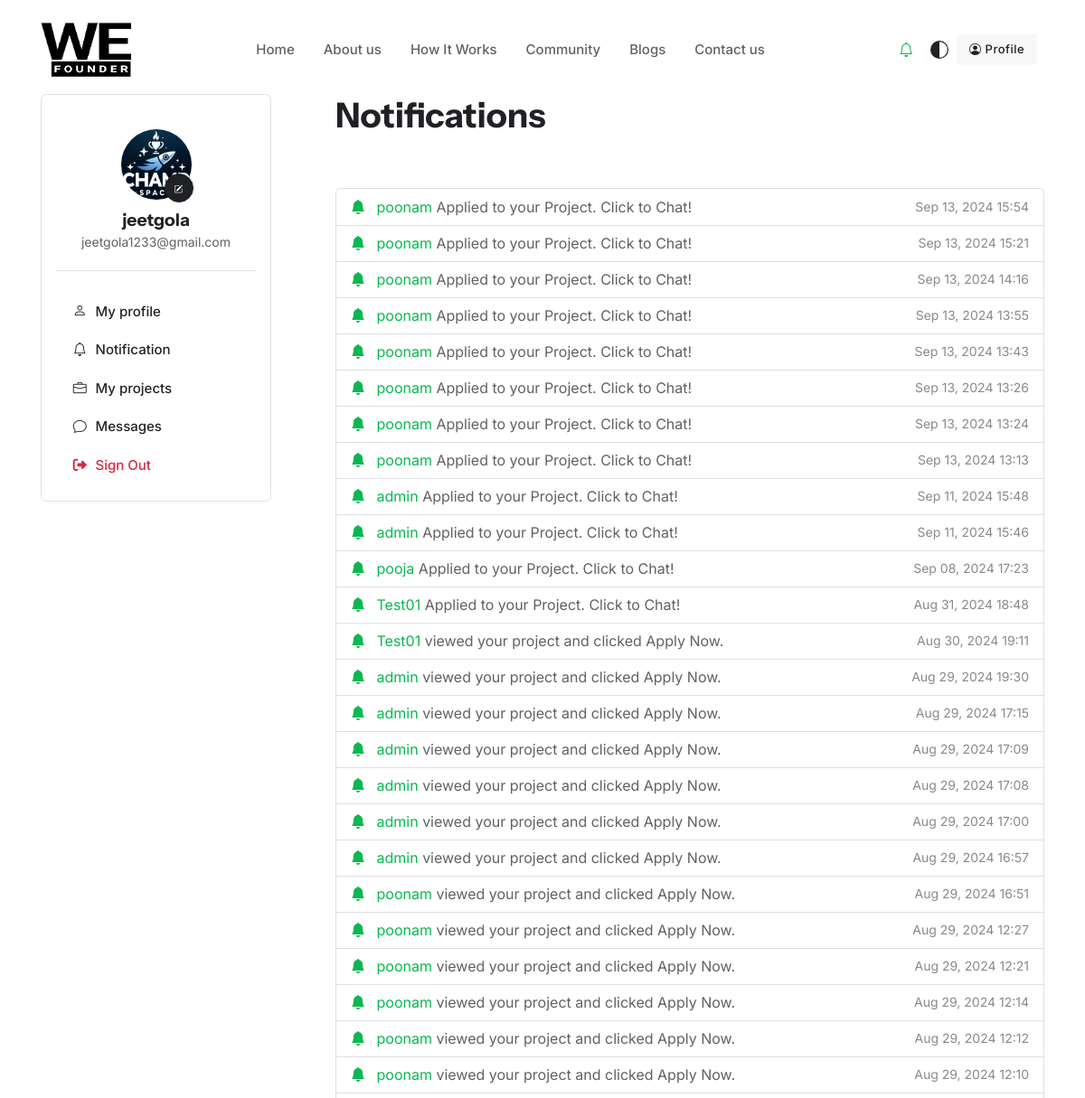
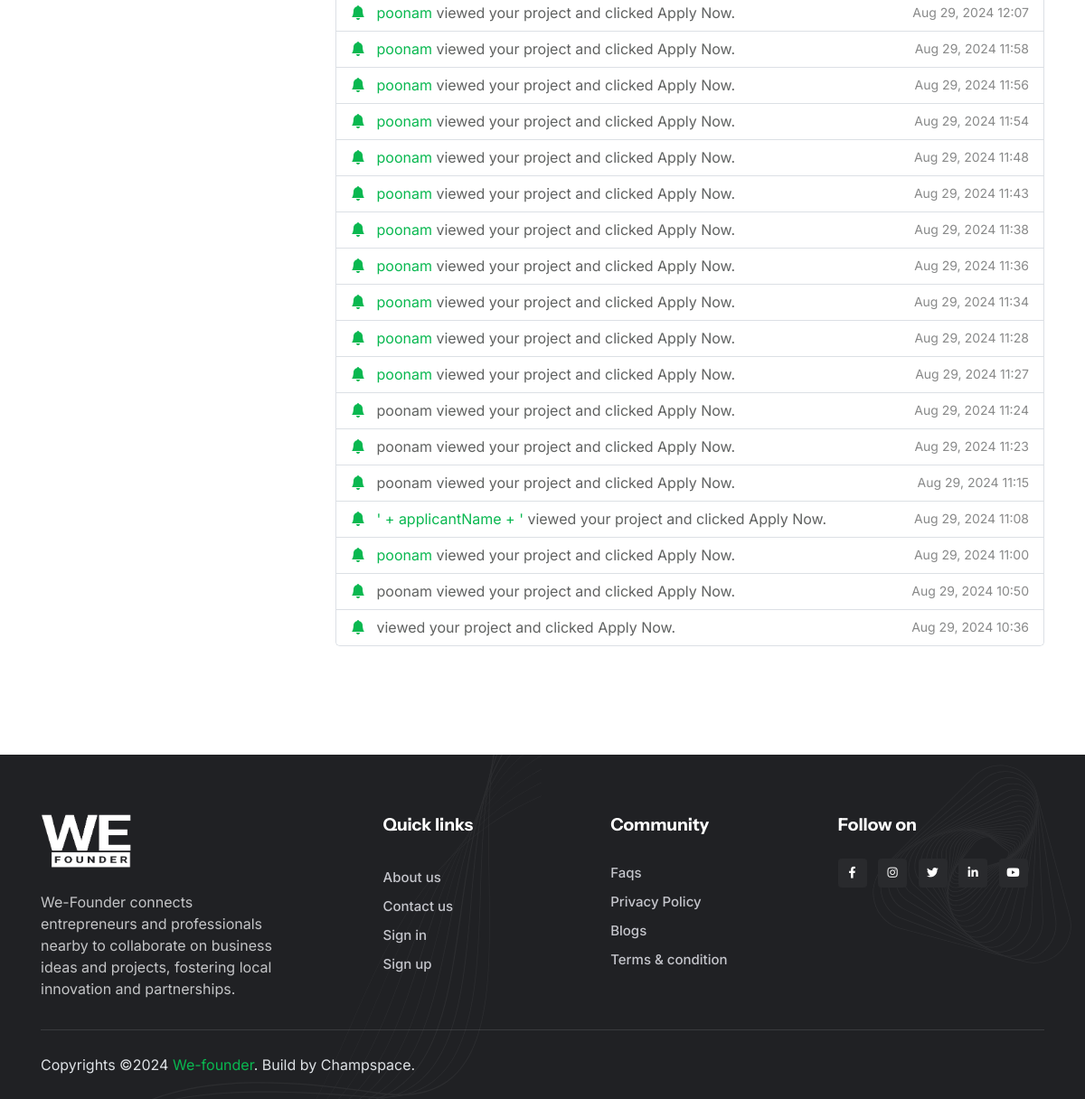
/user/account-notification/ (signed in), run on an earlier commit of the app's database (2 pictures, top to bottom).
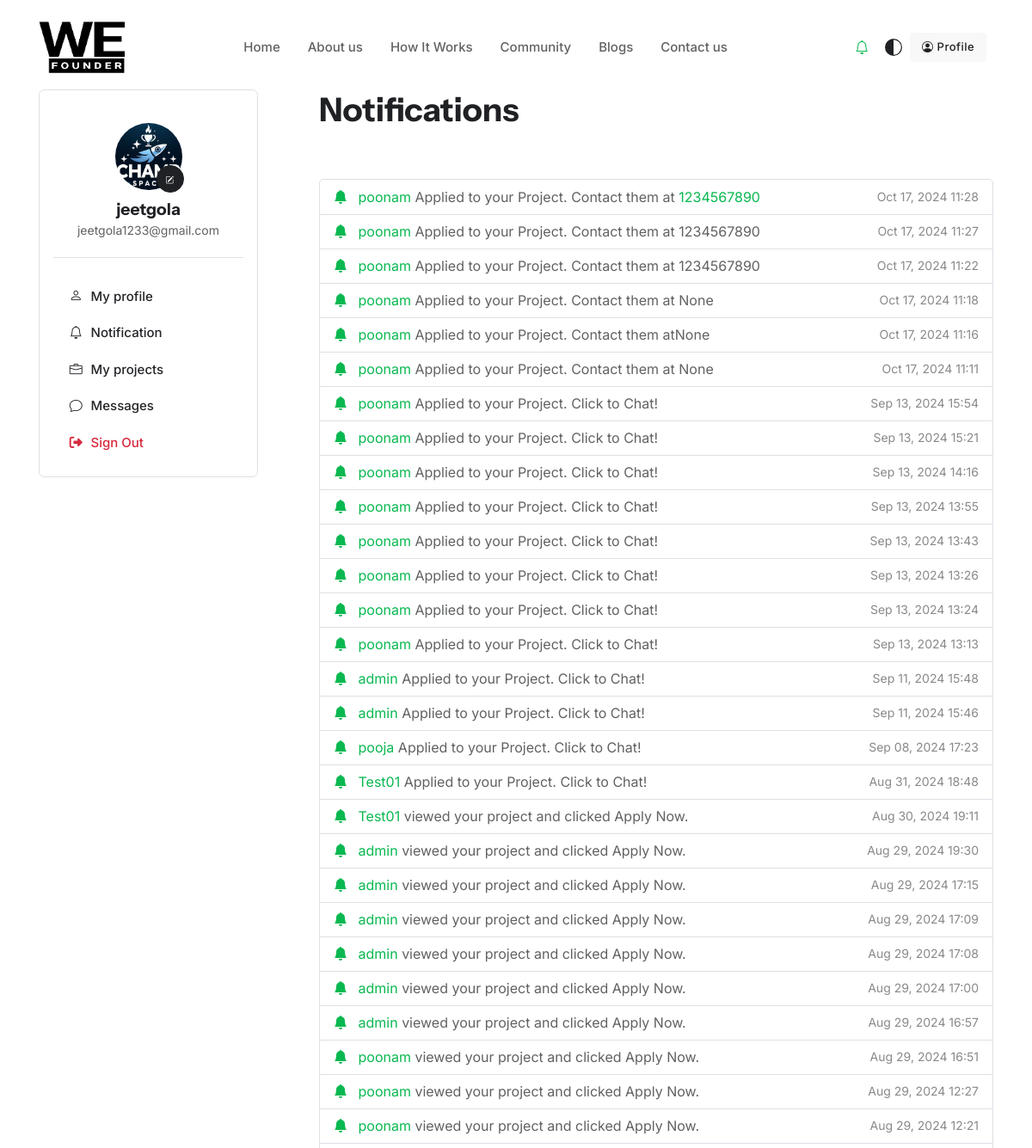
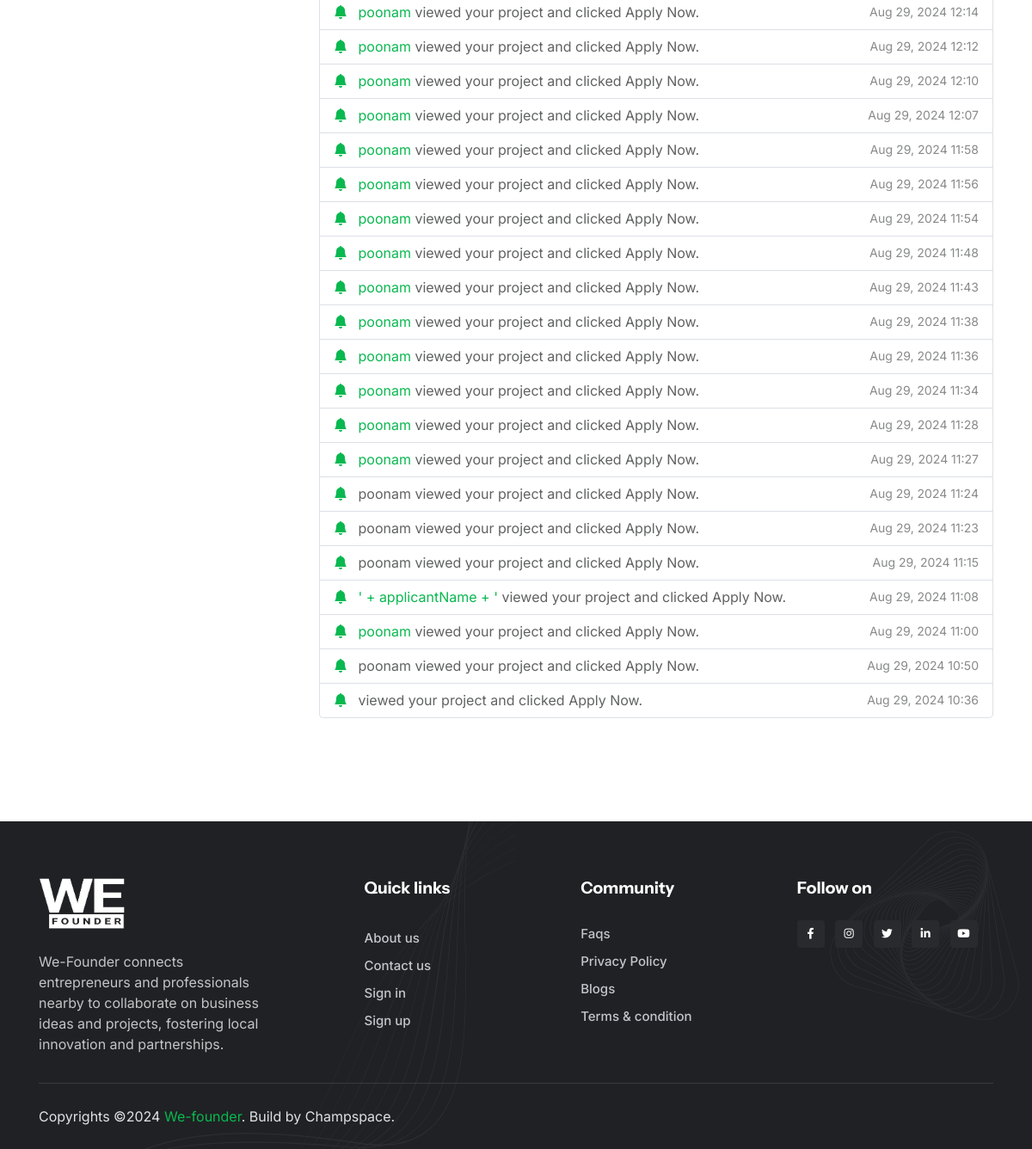
And on a later commit of the database (2 pictures, top to bottom).
### user_account/models.py (models this page shows, shortened)
class CustomUser(AbstractUser):
    full_name=models.CharField(max_length=100,blank=False, null=False)
    role = models.CharField(max_length=100, default='Fresher')
    sector = models.CharField(max_length=100)
    city = models.CharField(max_length=100)
    zip_code = models.CharField(max_length=20)
    cv = models.FileField(upload_to='cv/',null=True,blank=True)
    skills_expertise = models.TextField()
    profile_image = models.ImageField(upload_to='profile/', default='../static/theme-assets/images/avatar/05.jpg', blank=True, null=True)
    phone = models.CharField(max_length=20, blank=True, null=True)
    nationality = models.CharField(max_length=50, blank=True, null=True)
    gender = models.CharField(max_length=10, choices=[('Male', 'Male'), ('Female', 'Female'), ('Other', 'Other')], blank=True, null=True)
    address = models.TextField(blank=True, null=True)

class Notification(models.Model):
    user = models.ForeignKey(settings.AUTH_USER_MODEL, on_delete=models.CASCADE)
    message = models.TextField()
    is_read = models.BooleanField(default=False)  # Set a default value here
    created_at = models.DateTimeField(auto_now_add=True)

### user_account/views.py (the view)
# urls.py: path('account-notification/', views.accountNotification, name='account_notification'),
def accountNotification(request):
    notifications = Notification.objects.filter(user=request.user).order_by('-created_at')
    return render(request, 'user-account-dashboard/account-notification.html', {'notifications': notifications})

### user_account/context_processors.py (called while the page is built)
def notifications_processor(request):
    if request.user.is_authenticated:
        notifications = Notification.objects.filter(user=request.user).order_by('-created_at')[:5]
    else:
        notifications = []
    return {'notifications': notifications}

### templates/user-account-dashboard/account-notification.html (shortened to what this page needs)
{% extends "user-account-dashboard/base.html" %}
{% load static %}
{% block UserMainContent %}
    <div class="col-lg-8 col-xl-9 ps-lg-4 ps-xl-6">
        <div class="d-flex justify-content-between align-items-center mb-5 mb-sm-6">
            <h1 class="h3 mb-0">Notifications</h1>
        </div>
        {% if notifications %}
            <ul class="list-group">
                {% for notification in notifications %}
                    <li class="list-group-item d-flex justify-content-between align-items-center">
                        <div>
                            <i class="bi bi-bell-fill text-primary me-2"></i>
                            {{ notification.message|safe }}
                        </div>
                        <small class="text-muted">{{ notification.created_at|date:"M d, Y H:i" }}</small>
                    </li>
                {% endfor %}
            </ul>
        {% else %}
            <div class="alert alert-info" role="alert">
                No notifications available.
            </div>
        {% endif %}
    </div>
{% endblock UserMainContent %}

### templates/user-account-dashboard/base.html (shortened to what this page needs)
{% extends "base.html" %}
{% load static %}
{% block Content %}
<main>
    <section class="pt-sm-7">
        <div class="container pt-3 pt-xl-5">
            <div class="row">
                <div class="col-lg-4 col-xl-3">
                    <div class="offcanvas-lg offcanvas-start h-100" tabindex="-1" id="offcanvasSidebar">
                        <div class="offcanvas-body p-0">
                            <div class="card border p-3 w-100">
                                <div class="card-header text-center border-bottom">
                                    <div class="avatar avatar-xl position-relative mb-2">
                                        <img class="avatar-img rounded-circle border border-2 border-white"
                                            src="{{user.profile_image.url}}" alt="">
                                        <a href="{% url "viewProfile" user.username %}" class="btn btn-sm btn-round btn-dark position-absolute top-50 start-100 translate-middle mt-4 ms-n3" data-bs-toggle="tooltip" data-bs-title="Edit profile">
                                            <i class="bi bi-pencil-square"></i>
                                        </a>
                                    </div>
                                    <h6 class="mb-0">{{ user.full_name }}</h6>
                                    <a href="#" class="text-reset text-primary-hover small">{{ user.email }}</a>
                                </div>
                                <div class="card-body p-0 mt-4">
                                    <ul class="nav nav-pills-primary-border-start flex-column">
                                        <li class="nav-item">
                                            <a class="nav-link " href="{% url 'viewProfile' username=request.user.username %}"><i class="bi bi-person fa-fw me-2"></i>My profile</a>
                                        </li>
                                        <li class="nav-item">
                                            <a class="nav-link {% if request.path == '/account-notification/' %}active{% endif %}" href="{% url "account_notification" %}"><i class="bi bi-bell fa-fw me-2"></i>Notification</a>
                                        </li>
                                        <li class="nav-item">
                                            <a class="nav-link {% if request.path == '/account-projects/' %}active{% endif %}" href="{% url "account_projects" %}"><i class="bi bi-briefcase fa-fw me-2"></i>My projects</a>
                                        </li>
                                        <li class="nav-item">
                                            <a class="nav-link {% if request.path == '/messages/' %}active{% endif %}" href="#"><i class="bi bi-chat fa-fw me-2"></i>Messages</a>
                                        </li>
                                        <li class="nav-item">
                                            <a class="nav-link text-danger" href="{% url "logout" %}"><i class="fas fa-sign-out-alt fa-fw me-2"></i>Sign Out</a>
                                        </li>
                                    </ul>
                                </div>
                            </div>
                        </div>
                    </div>
                </div>
                {% block UserMainContent %}{% endblock UserMainContent %}
            </div>
        </div>
    </section>
</main>
{% endblock Content %}

### templates/base.html (shortened to what this page needs)
<!DOCTYPE html>
<html lang="en">
{% load static %}
<head>
    <link href="//maxcdn.bootstrapcdn.com/bootstrap/4.1.1/css/bootstrap.min.css" rel="stylesheet" id="bootstrap-css">
    <link rel="stylesheet" type="text/css" href="{% static 'theme-assets/vendor/font-awesome/css/all.min.css'%}">
    <link rel="stylesheet" type="text/css" href="{% static 'theme-assets/vendor/bootstrap-icons/bootstrap-icons.css'%}">
    <link rel="stylesheet" type="text/css" href="{% static 'theme-assets/vendor/swiper/swiper-bundle.min.css'%}">
    <link rel="stylesheet" type="text/css" href="{% static 'theme-assets/css/style.css'%}">
    <link href="https://unpkg.com/aos@2.3.1/dist/aos.css" rel="stylesheet">
</head>
<body>
    <header class="header-sticky header-absolute">
        <nav class="navbar navbar-expand-xl">
            <div class="container">
                <a class="navbar-brand me-0" href="{% url 'home' %}">
				<img style="height:60px;width:100px" class="light-mode-item navbar-brand-item" src="{% static 'theme-assets/images/logo1.png'%}" alt="logo">
			</a>
                <div class="navbar-collapse collapse" id="navbarCollapse">
                    <ul class="navbar-nav navbar-nav-scroll dropdown-hover mx-auto">
                        <li
                            class="nav-item"> <a class="nav-link" href="{% url 'home' %}">Home</a>
                        </li>
                        <li
                            class="nav-item"> <a class="nav-link" href="{% url 'about' %}">About us</a>
                        </li>
                        <li
                            class="nav-item"> <a class="nav-link" href="{% url "how-it-works" %}">How It Works</a>
                        </li>
                        <li
                            class="nav-item"> <a class="nav-link" href="{% url "communities" %}">Community</a>
                        </li>
                        <li
                            class="nav-item"> <a class="nav-link" href="{% url 'blogs' %}">Blogs</a>
                        </li>
                        <li
                            class="nav-item"> <a class="nav-link" href="{% url 'contact' %}">Contact us</a>
                        </li>
                    </ul>
                </div>
<ul class="nav align-items-center dropdown-hover ms-sm-2">
    {% if user.is_authenticated %}
        <li class="nav-item dropdown">
            <a href="#" data-bs-toggle="dropdown" data-bs-auto-close="outside" aria-haspopup="true" aria-expanded="false">
                <i class="bi bi-bell fa-fw me-2"></i>
            </a>
        </li>
    {% endif %}
</ul>
    <div class="nav-item dropdown dropdown-animation">
        <button class="btn btn-link mb-0 px-2 lh-1" id="bd-theme" type="button" aria-expanded="false" data-bs-toggle="dropdown" data-bs-display="static">
            <svg xmlns="http://www.w3.org/2000/svg" width="20" height="20" class="bi bi-circle-half theme-icon-active fill-mode fa-fw" viewBox="0 0 16 16">
                <path d="M8 15A7 7 0 1 0 8 1v14zm0 1A8 8 0 1 1 8 0a8 8 0 0 1 0 16z"/>
                <use href="#"></use>
            </svg>
        </button>
    </div>
                    {% if not user.is_authenticated %}
                        <li class="nav-item me-2 d-block">
                            <a href="{% url 'signin'%}" class="btn btn-sm btn-primary mb-0">Sign In</a>
                        </li>
                        <li class="nav-item me-2 d-block">
                            <a href="{% url 'signUp'%}" class="btn btn-sm btn-light mb-0"><i class="bi bi-person-circle me-1"></i>Sign up</a>
                        </li>
                    {% else %}
                        <li class="nav-item me-2 d-block">
                            <a href="{% url 'viewProfile' user.username %}" class="btn btn-sm btn-light mb-0"><i class="bi bi-person-circle me-1"></i>Profile</a>
                        </li>
                    {% endif %}
            </div>
        </nav>
    </header>
    {% block Content %}{% endblock Content %}
    <footer class="bg-dark position-relative overflow-hidden pt-6 pt-lg-4" data-bs-theme="dark">
        <figure class="position-absolute top-0 start-0 mt-n8 ms-n9">
        </figure>
        <div class="position-absolute top-0 end-0 mt-n3 me-n4">
        </div>
        <div class="container position-relative mt-5">
            <div class="row g-4 justify-content-between">
                <div class="col-lg-3">
                    <a class="me-0" href="index.html">
                        <img style="width:100px" class="dark-mode-item h-60px" src="{% static 'theme-assets/images/logo4.png'%}" alt="logo">
                    </a>
                    <p class="mt-4 mb-2">We-Founder connects entrepreneurs and professionals nearby to collaborate on business ideas and projects, fostering local innovation and partnerships.</p>
                </div>
                <div class="col-lg-8 col-xxl-7">
                    <div class="row g-4">
                        <div class="col-6 col-md-4">
                            <h6 class="mb-2 mb-md-4">Quick links</h6>
                            <ul class="nav flex-column">
                                <li class="nav-item"><a class="nav-link pt-0" href="{% url "about" %}">About us</a></li>
                                <li class="nav-item"><a class="nav-link" href="{% url "contact" %}">Contact us</a></li>
                                <li class="nav-item"><a class="nav-link" href="{% url 'signin'%}">Sign in</a></li>
                                <li class="nav-item"><a class="nav-link" href="{% url 'signUp'%}">Sign up</a></li>
                            </ul>
                        </div>
                        <div class="col-6 col-md-4">
                            <h6 class="mb-2 mb-md-4">Community</h6>
                            <ul class="nav flex-column">
                                <li class="nav-item"><a class="nav-link" href="{% url "faqs" %}">Faqs</a></li>
                                <li class="nav-item"><a class="nav-link" href="{% url "privacy-policy" %}">Privacy Policy</a></li>
                                <li class="nav-item"><a class="nav-link" href="{% url "blogs" %}">Blogs</a></li>
                                <li class="nav-item"><a class="nav-link" href="{% url "terms-and-condition" %}">Terms & condition</a></li>
                            </ul>
                        </div>
                        <div class="col-md-4">
                            <h6 class="mb-2 mb-md-4">Follow on</h6>
                            <ul class="list-inline mb-0 mt-3">
                                <li class="list-inline-item"> <a class="btn btn-xs btn-icon btn-light" href="https://www.facebook.com/profile.php?id=61562050402089"><i class="fab fa-fw fa-facebook-f lh-base"></i></a> </li>
                                <li class="list-inline-item"> <a class="btn btn-xs btn-icon btn-light" href="https://www.instagram.com/we_founder003/"><i class="fab fa-fw fa-instagram lh-base"></i></a> </li>
                                <li class="list-inline-item"> <a class="btn btn-xs btn-icon btn-light" href="https://x.com/We_founder003"><i class="fab fa-fw fa-twitter lh-base"></i></a> </li>
                                <li class="list-inline-item"> <a class="btn btn-xs btn-icon btn-light" href="https://www.linkedin.com/company/we-founder/"><i class="fab fa-fw fa-linkedin-in lh-base"></i></a> </li>
                                <li class="list-inline-item"> <a class="btn btn-xs btn-icon btn-light" href="https://youtube.com/@wefounder003?si=8KB22FYQaYnJgxp_"><i class="fab fa-fw fa-youtube lh-base"></i></a> </li>
                            </ul>
                        </div>
                    </div>
                </div>
            </div>
            <hr class="mt-4 mb-0">
            <div class="d-md-flex justify-content-between align-items-center text-center text-lg-start py-4">
                <div class="text-body"> Copyrights ©2024 <a href="{% url "home" %}">We-founder</a>. Build by <a href="https://www.champspace.in/" class="text-body text-primary-hover">Champspace</a>. </div>
            </div>
        </div>
    </footer>
</body>
</html>

What changed in the data, as far as the page shows it:
added Notification: message "poonam Applied to your Project. Contact them at 1234567890", created_at "Oct 17, 2024 11:28"
added Notification: message "poonam Applied to your Project. Contact them at 1234567890", created_at "Oct 17, 2024 11:27"
added Notification: message "poonam Applied to your Project. Contact them at 1234567890", created_at "Oct 17, 2024 11:22"
added Notification: message "poonam Applied to your Project. Contact them at None", created_at "Oct 17, 2024 11:18"
added Notification: message "poonam Applied to your Project. Contact them atNone", created_at "Oct 17, 2024 11:16"
added Notification: message "poonam Applied to your Project. Contact them at None", created_at "Oct 17, 2024 11:11"
